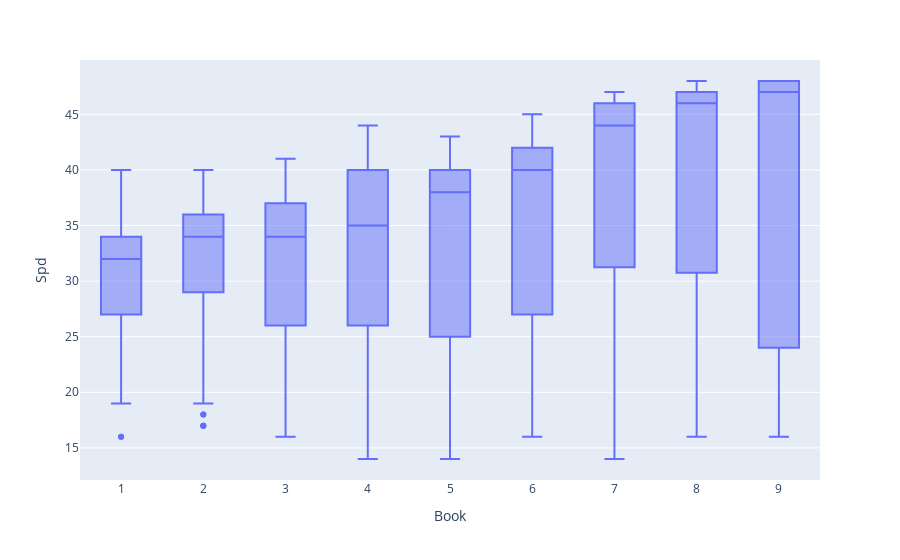

The code cell stored with this chart in its notebook:
### Code cell
# Simple group by book to see stat distribution over the years
px.box(heroes, x='Book', y='Spd')

### Figure 1 — Plotly figure (JSON) as saved in the notebook; plotly's stock layout.template omitted (floating-point values rounded to 4 significant figures; data arrays with more than 128 entries replaced by an {"elided": "..."} marker saying what was removed)
{"data": [{"alignmentgroup": "True", "hovertemplate": "Book=%{x}<br>Spd=%{y}<extra></extra>", "legendgroup": "", "marker": {"color": "#636efa"}, "name": "", "notched": false, "offsetgroup": "", "orientation": "v", "showlegend": false, "type": "box", "x": {"elided": "1257 int values"}, "x0": " ", "xaxis": "x", "y": {"elided": "1257 int values"}, "y0": " ", "yaxis": "y"}], "layout": {"boxmode": "group", "legend": {"tracegroupgap": 0}, "margin": {"t": 60}, "xaxis": {"anchor": "y", "domain": [0, 1], "title": {"text": "Book"}}, "yaxis": {"anchor": "x", "domain": [0, 1], "title": {"text": "Spd"}}}}
